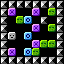

A level layout from a 2D game, rendered from its tile map. Below: a short description, then the map file with its tile-grid data intact:
An orthogonal 8x8 tile map with 8x8 px tiles, 1 tile layer (base).

<map version="1.5" tiledversion="1.7.0" orientation="orthogonal" renderorder="right-down" width="8" height="8" tilewidth="8" tileheight="8" infinite="0" nextlayerid="2" nextobjectid="1">
 <tileset firstgid="1" source="../../dev/editor_tiles.tsx" />
 <layer id="1" name="base" width="8" height="8">
  <data encoding="csv">
1,1,1,1,1,1,1,1,
1,4,0,0,4,0,3,1,
1,0,3,5,0,1,0,1,
1,0,0,0,4,0,3,1,
1,2,0,5,0,0,0,1,
1,0,0,0,4,3,3,1,
1,4,0,5,3,0,0,1,
1,1,1,1,1,1,1,1
</data>
 </layer>
</map>
